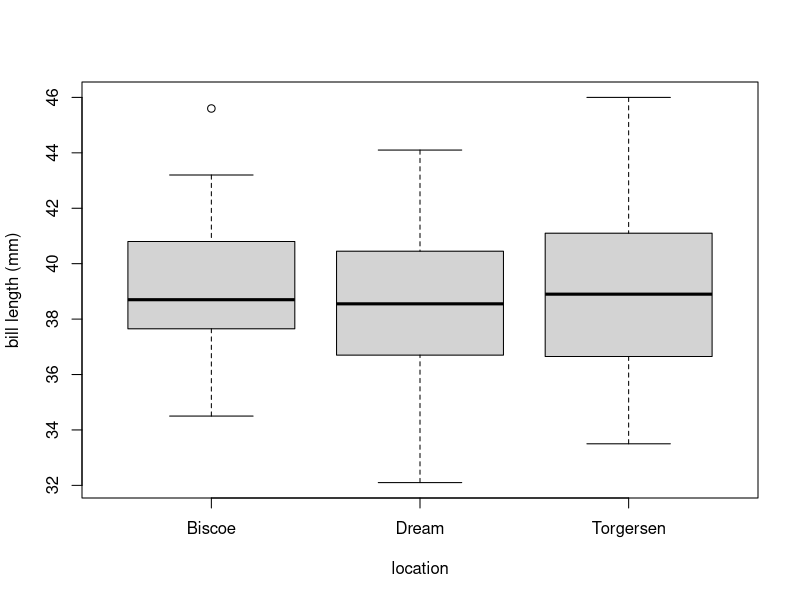
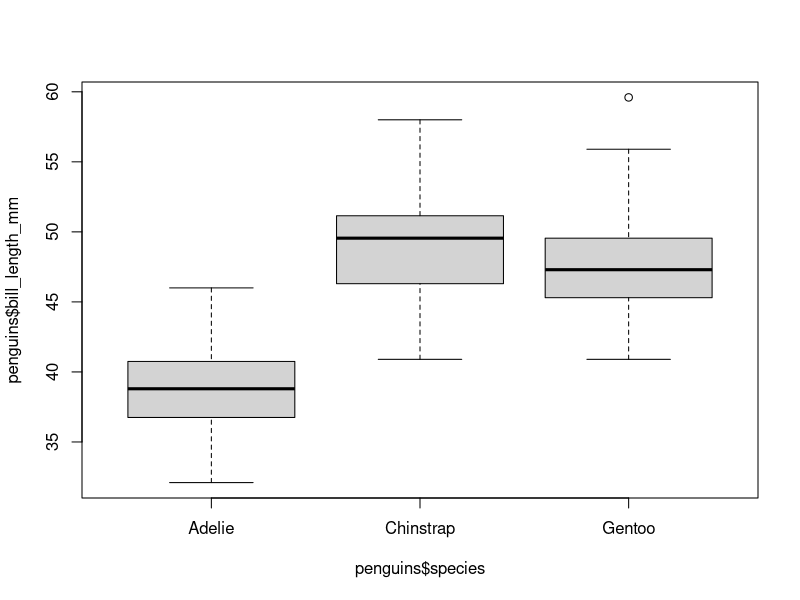

The R source for these figures, in order:
install.packages("palmerpenguins")
library(palmerpenguins)

penguins


unique(penguins$species)
unique(penguins$island)

Adelie <- penguins[penguins$species == "Adelie",]

plot(Adelie$bill_length_mm ~ Adelie$island,
     xlab="location",
     ylab="bill length (mm)")


plot(penguins$bill_length_mm ~ penguins$species)
penguins


#check normality
shapiro.test(penguins$bill_length_mm[penguins$species == "Adelie"])
shapiro.test(penguins$bill_length_mm[penguins$species == "Gentoo"])
shapiro.test(penguins$bill_length_mm[penguins$species == "Chinstrap"])

bartlett.test(penguins$bill_length_mm ~ penguins$species)

shapiro.test(Adelie$bill_length_mm[penguins$island == "Torgersen"])
shapiro.test(Adelie$bill_length_mm[penguins$island == "Biscoe"])
shapiro.test(Adelie$bill_length_mm[penguins$island == "Dream"])

bartlett.test(Adelie$bill_length_mm ~ Adelie$island)
mod.a <- lm(Adelie$bill_length_mm ~ Adelie$island)
anova.a <- aov(mod.a)
summary(anova.a)
